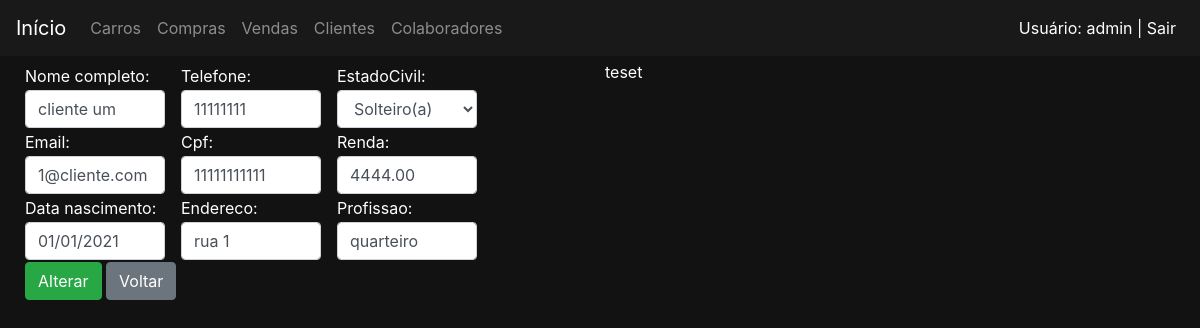
The app's page /clientes/editar/5 (signed in) with its own data.
### clientes/models.py (models this page shows, shortened)
class Cliente(Pessoa):
    renda = models.DecimalField(max_digits=15, decimal_places=2, verbose_name='renda')
    profissao = models.CharField(max_length=20, verbose_name='profissao')
    class Meta:
        permissions = (
            ('permissao_gerente', 'permissao gerente'),
            ('permissao_supervisor', 'permissao supervisor'),
            ('permissao_vendedor', 'permissao vendedor'),
            ('permissao_funcionario', 'permissao todos funcionarios'),
        )

### clientes/views.py (the view, shortened to what this page needs)
# urls.py: path('editar/<int:pk>', views.ClienteEditar.as_view(), name='editar'),
class ClienteEditar(RedirectPermissionRequiredMixin, UpdateView):
    model = Cliente
    form_class = ClienteModelForm
    template_name = 'clientes/clienteForm.html'
    permission_required = 'clientes.permissao_funcionario'
    success_url = reverse_lazy('clientes:listar')
    def get_context_data(self, form=None):
        context = super().get_context_data()
        context['botaoNome'] = 'Alterar'
        return context

### clientes/forms.py
class ClienteModelForm(forms.ModelForm):
    class Meta:
        model = Cliente
        fields = "__all__"
    def __init__(self, *args, **kwargs):
        super().__init__(*args, **kwargs)
        for field in self.fields:
            self.fields[field].widget.attrs.update({'class':'form-control'})

### clientes/templates/clientes/clienteForm.html
{% extends 'base.html' %}
{% block 'body' %}
    <div class="container" >
        <div class="row">
            <div class="col-md-6">
                <form action="" method="POST">{% csrf_token %}
                    <div class="colunasTres">
                        {% for field in form %}
                            {{ field.label_tag }}
                            {{ field }}
                        {% endfor %}
                    </div>
                    <input type="submit" class="btn btn-success" value="{{botaoNome}}">
                    <a href="javascript:history.back()" class="btn btn-secondary">Voltar</a>
                </form>
            </div>
            {% if form.errors %}
                <div class="col-md-3 alert-danger">
                    {{ form.errors}}
                </div>
            {% else %}
                teset
            {% endif %}
        </div>
    </div>
{% endblock %}

### templates/base.html (shortened to what this page needs)
{% load static %}
<!doctype html>
<html lang="pt-BR">
  <head>
    <link rel="stylesheet" href="https://cdn.jsdelivr.net/npm/bootstrap@4.6.2/dist/css/bootstrap.min.css">
    <link rel="stylesheet" href=" {% static 'css/css.css' %}">
  </head>
  <body class="fundo">
    <nav class="navbar navbar-expand-lg navbar-dark bg-nav">
      <a class="navbar-brand" href="/">Início</a>
      <div class="collapse navbar-collapse" id="navbarNav">
        <ul class="navbar-nav">
          <li class="nav-item">
            <a class="nav-link" href="{% url 'carros:listar' %}">Carros</a>
          </li>
          <li class="nav-item">
            <a class="nav-link" href=" {% url 'compras:listar' %}">Compras<span class="sr-only">(current)</span></a>
          </li>
          <li class="nav-item">
            <a class="nav-link" href=" {% url 'vendas:listar' %}">Vendas <span class="sr-only">(current)</span></a>
          </li>
          <li class="nav-item">
            <a class="nav-link" href="{% url 'clientes:listar' %}">Clientes</span></a>
          </li>
          <li class="nav-item">
            <a class="nav-link" href="{% url 'colaboradores:listar' %}">Colaboradores</a>
          </li>
        </ul>
        <ul class="navbar-nav ml-auto">
          <li class="nav-item">
            {% if user.is_authenticated %}
              <a class="nav-link" href="{% url 'logout' %}" style="color:white">Usuário: {{ user.get_username }} | Sair</a>
            {% else %}
              <a class="nav-link" href="{% url 'login' %}" style="color:white">Entrar</a>
            {% endif %}
          </li>
        </ul>
      </div>
    </nav>
    {% block 'body' %}{% endblock %}
  </body>
</html>

### templates/static/css/css.css (style rules this page uses)
.fundo { background-color: #121212; color: white; }
.bg-nav { position: fixed; left:0; top: 0; width: 100%; z-index: 9999; background-color: #191919; margin-bottom: 5px; margin-block-end: 10px; }
.container { max-width: 1300px; }
body { margin-top: 30px; padding-top: 30px; margin-left: 10px; }
a { color:white; }
label { margin-bottom: 2px; margin-top: 2px; }
.colunasTres { display: block; column-count:3; break-inside: avoid-column; width: 80%; padding-bottom: 1px; margin-bottom: 1px; margin-top: 1px; padding-top: 1px; }
.navbar-nav.ml-auto { margin-right: 0; }

### records on screen
Cliente: form "cliente um" "1@cliente.com" "01/01/2021" "11111111" "11111111111" "rua 1" "Solteiro(a)" "4444.00" "quarteiro"

### other values on screen
{{ user.get_username }} "admin"
{{ field.label_tag }} "Nome completo:" "Email:" "Data nascimento:" "Telefone:" "Cpf:" "Endereco:" "EstadoCivil:" "Renda:" "Profissao:"
